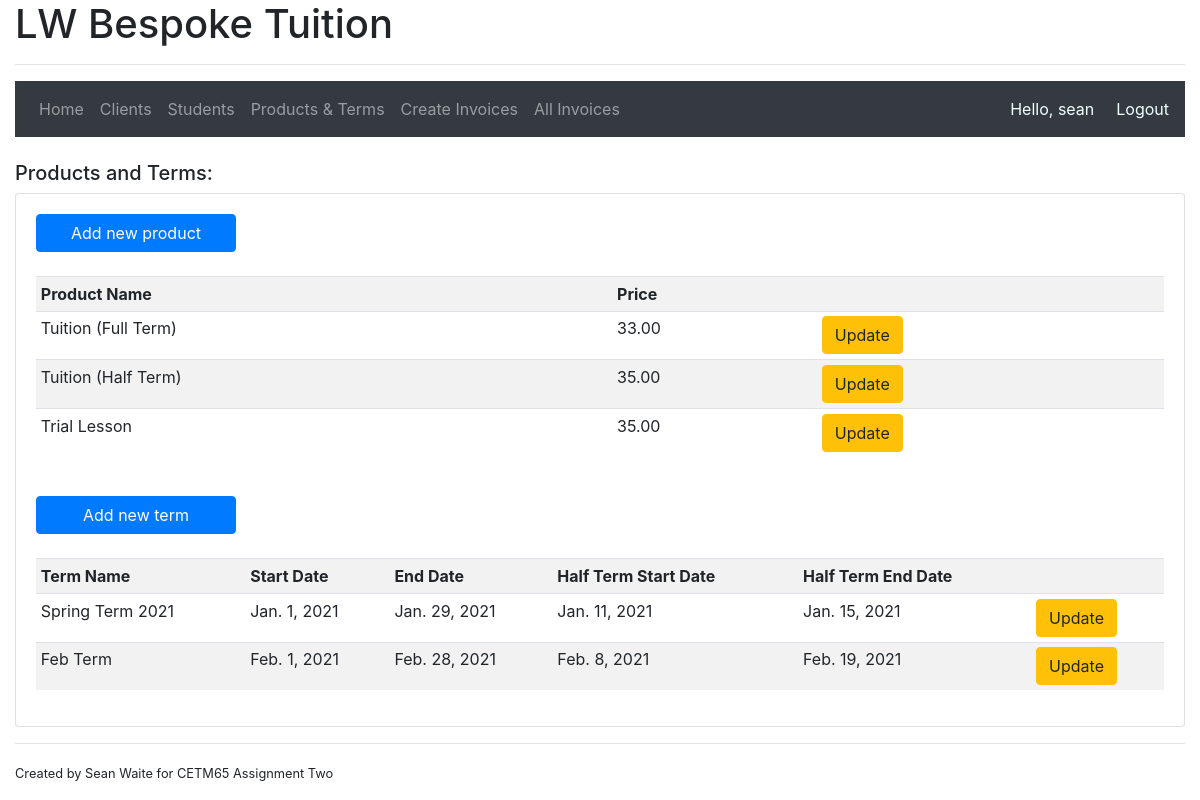
The app's page /products&terms (signed in) with its own data.
### accounts/models.py (models this page shows, shortened)
class Products(models.Model):
    product_name = models.CharField(max_length=100)
    price = models.DecimalField(max_digits=8, decimal_places=2)
    effective_from_date = models.DateField(default=now)
    effective_to_date = models.DateField(null=True, blank=True)
    date_inserted = models.DateTimeField(auto_now_add=True)
    class Meta:
        verbose_name = 'Product'
        verbose_name_plural = 'Products'

class Term(models.Model):
    term_name = models.CharField(max_length=100)
    term_start_date = models.DateField()
    term_end_date = models.DateField()
    half_term_start_date = models.DateField()
    half_term_end_date = models.DateField()

### accounts/decorators.py (the view)
        def wrapper_func(request, *args, **kwargs):
            denied = False
            for roles in allowed_roles:
                if request.user.groups.filter(name = roles).exists():
                    return view_func(request, *args, **kwargs)
                else:
                    denied = True
            if denied == True:
                return redirect('accounts:home')

### accounts/views.py (called while the page is built)
@login_required(login_url='accounts:login')
@allowedUsers(allowed_roles=['admin'])
def referenceData(request):
    products = Products.objects.all()
    terms = Term.objects.all()
    context = {'products': products, 'terms': terms }
    return render(request, 'accounts/referencedata.html', context)

### accounts/templates/accounts/referencedata.html
{% extends "accounts/main.html" %}
{% block main %}
<br>
<h5>Products and Terms:</h5>
<div class="card card-body">
    <a style="width: 200px" class="btn btn-primary" href="{% url 'accounts:addproduct' %}">Add new product</a>
    <br>
    <table class="table table-sm table-striped">
        <tr>
            <th>Product Name</th>
            <th>Price</th>
            <th></th>
        </tr>
        {% for product in products %}
            <tr>
                <td>{{ product.product_name }}</td>
                <td>{{ product.price }}</td>
                <td><a class="btn btn-warning" href="{% url 'accounts:updateproduct' product.pk %}">
                    Update</a>
                </td>
            </tr>
        {% endfor %}
    </table>
    <br>
    <a style="width: 200px" class="btn btn-primary" href="{% url 'accounts:addterm' %}">Add new term</a>
    <br>
    <table class="table table-sm table-striped">
        <tr>
            <th>Term Name</th>
            <th>Start Date</th>
            <th>End Date</th>
            <th>Half Term Start Date</th>
            <th>Half Term End Date</th>
            <th></th>
        </tr>
        {% for term in terms %}
            <tr>
                <td>{{ term.term_name }}</td>
                <td>{{ term.term_start_date }}</td>
                <td>{{ term.term_end_date }}</td>
                <td>{{ term.half_term_start_date }}</td>
                <td>{{ term.half_term_end_date }}</td>
                <td><a class="btn btn-warning" href="{% url 'accounts:updateterm' term.pk %}">
                    Update</a>
                </td>
            </tr>
        {% endfor %}
    </table>
</div>
{% endblock %}

### accounts/templates/accounts/main.html (shortened to what this page needs)
{% load static %}
<!DOCTYPE html>
<html lang="en">
<head>
    <link rel="stylesheet" href="https://stackpath.bootstrapcdn.com/bootstrap/4.4.1/css/bootstrap.min.css">
</head>
<body>
    <div class="container-fluid">
    <h1>LW Bespoke Tuition</h1>
    <hr>
    {% if request.user.is_authenticated %}
    <nav class="navbar navbar-expand-lg navbar-dark bg-dark">
        <div class="collapse navbar-collapse" id="navbarNav">
          <ul class="navbar-nav">
            {% if request.user.is_staff %}
                <li class="nav-item">
                    <a class="nav-link" href="{% url 'accounts:home' %}">Home <span class="sr-only">(current)</span></a>
                </li>
                <li class="nav-item">
                    <a class="nav-link" href="{% url 'accounts:allclients' %}">Clients</a>
                </li>
                <li class="nav-item">
                    <a class="nav-link" href="{% url 'accounts:allstudents' %}">Students</a>
                </li>
                <li class="nav-item">
                    <a class="nav-link" href="{% url 'accounts:refdata' %}">Products & Terms</a>
                </li>
                <li class="nav-item">
                    <a class="nav-link" href="{% url 'accounts:accounts' %}">Create Invoices</a>
                </li>
                <li class="nav-item">
                    <a class="nav-link" href="{% url 'accounts:invoices' %}">All Invoices</a>
                </li>
            {% endif %}
          </ul>
        </div>
        <span name="username" style="color:azure; margin-right: 22px;">Hello, {{ request.user }}</span>
        <span name="logout"><a style="color:azure;" href="{% url 'accounts:logout' %}">Logout</a></span>
    </nav>
    {% endif %}
        {% block main %}
        {% endblock %}
    <hr>
    <small>Created by Sean Waite for CETM65 Assignment Two</small>
    </div>
</body>
</html>

### records on screen
Products: product_name "Tuition (Full Term)", price "33.00"
Products: product_name "Tuition (Half Term)", price "35.00"
Products: product_name "Trial Lesson", price "35.00"
Term: term_name "Spring Term 2021", term_start_date "Jan. 1, 2021", term_end_date "Jan. 29, 2021", half_term_start_date "Jan. 11, 2021", half_term_end_date "Jan. 15, 2021"
Term: term_name "Feb Term", term_start_date "Feb. 1, 2021", term_end_date "Feb. 28, 2021", half_term_start_date "Feb. 8, 2021", half_term_end_date "Feb. 19, 2021"

### other values on screen
{{ request.user }} "sean"
